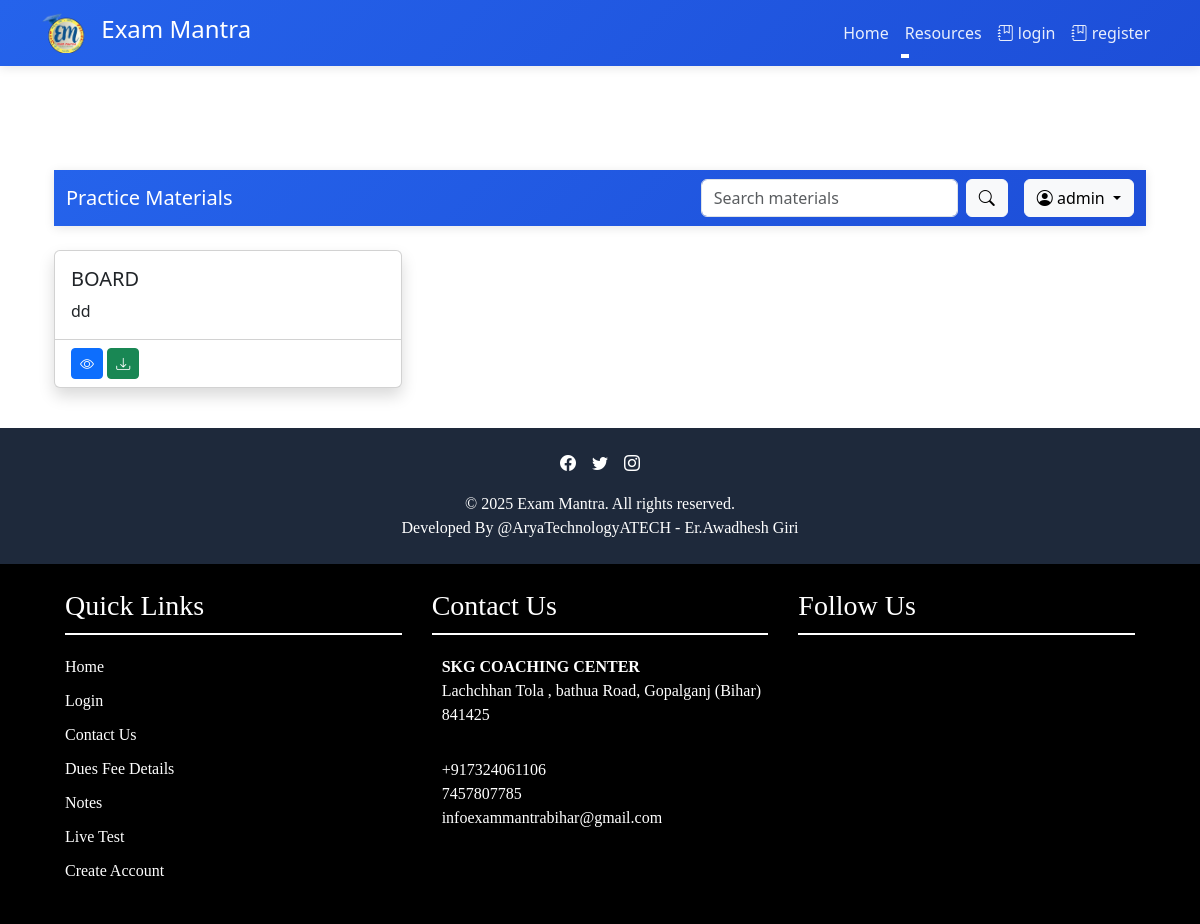
Page /practice/materials/ (signed in) on the committed database.
### practiceset/models.py (models this page shows)
class CustomUser(AbstractUser):
    STREAM_CHOICES = [
        ('board', 'Board Exam'),
        ('tech', 'Tech Exam'),
        ('competitive', 'Competitive Exam')
    ]
    stream = models.CharField(max_length=20, choices=STREAM_CHOICES, blank=True)
    groups = models.ManyToManyField(
        'auth.Group',
        related_name='customuser_groups',
        blank=True,
    )
    user_permissions = models.ManyToManyField(
        'auth.Permission',
        related_name='customuser_permissions',
        blank=True,
    )

class PracticeMaterial(models.Model):
    title = models.CharField(max_length=200)
    description = models.TextField()
    file = models.FileField(upload_to='practice_materials/')
    category = models.CharField(max_length=20, choices=CustomUser.STREAM_CHOICES)
    uploaded_at = models.DateTimeField(auto_now_add=True)

### practiceset/views.py (the view)
# urls.py: path('materials/', views.materials_view, name='materials'),
@login_required
def materials_view(request):
    if not request.user.stream:
        return redirect('practiceset:stream_choice')
    materials = PracticeMaterial.objects.filter(category=request.user.stream)
    search_query = request.GET.get('search', '')
    if search_query:
        materials = materials.filter(title__icontains=search_query)
    return render(request, 'practice/materials.html', {
        'materials': materials,
        'search_query': search_query
    })

### practiceset/templates/practice/materials.html (shortened to what this page needs)
{% extends 'practice/base.html' %}
{% load static %}
{% block content %}
<div class="container-fluid mt-4">
  <nav class="navbar navbar-expand-lg navbar-dark bg-primary mb-4">
    <div class="container">
      <a class="navbar-brand" href="#">Practice Materials</a>
      <div class="d-flex align-items-center">
        <form class="d-flex me-3" method="GET">
          <input class="form-control me-2" type="search"
                 placeholder="Search materials" name="search"
                 value="{{ search_query }}">
          <button class="btn btn-light" type="submit">
            <i class="bi bi-search"></i>
          </button>
        </form>
        <div class="dropdown">
          <button class="btn btn-light dropdown-toggle" type="button"
                 data-bs-toggle="dropdown">
            <i class="bi bi-person-circle"></i> {{ user.username }}
          </button>
        </div>
      </div>
    </div>
  </nav>
  <div class="row row-cols-1 row-cols-md-3 g-4">
    {% for material in materials %}
    <div class="col">
      <div class="card h-100 shadow">
        <div class="card-body">
          <h5 class="card-title">{{ material.title }}</h5>
          <p class="card-text">{{ material.description }}</p>
        </div>
        <div class="card-footer bg-transparent">
          <a href="{{ material.file.url }}" class="btn btn-primary btn-sm"
             target="_blank" title="Preview">
            <i class="bi bi-eye"></i>
          </a>
          <a href="{{ material.file.url }}" download
             class="btn btn-success btn-sm" title="Download">
            <i class="bi bi-download"></i>
          </a>
        </div>
      </div>
    </div>
    {% endfor %}
  </div>
</div>
{% endblock %}

### practiceset/templates/practice/base.html (style rules this page uses)
:root { --primary-color: #2563eb; --hover-color: #1d4ed8; }
.navbar { box-shadow: 0 2px 10px rgba(0,0,0,0.1); background: linear-gradient(135deg, #2563eb 0%, #1d4ed8 100%); }

### rows in the picture
CustomUser: username "admin"
PracticeMaterial: title "BOARD", description "dd"
